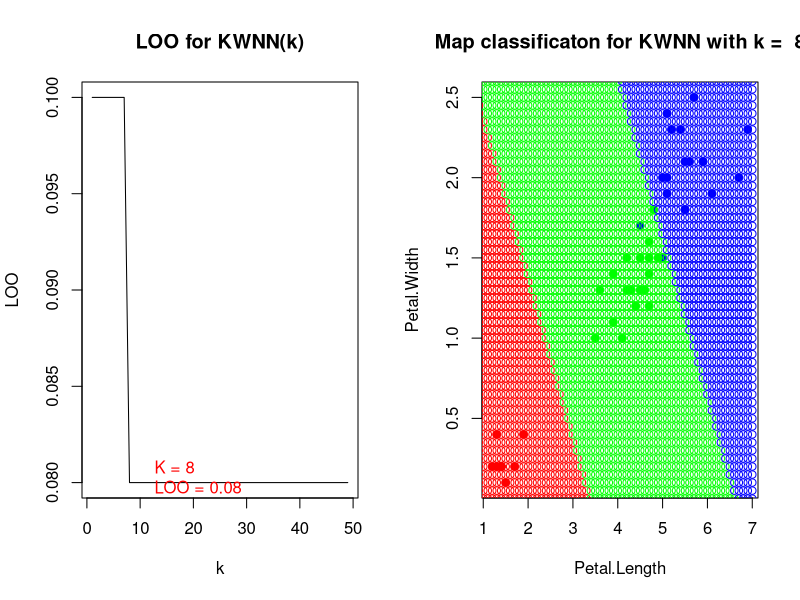

The R script that drew this image:
euclideanDistance <- function(u, v)
{
  sqrt(sum(u - v)^2)
}

weightsKWNN = function(i, k)
{
  (k + 1 - i) / k
}

sortObjectByDist <- function(xl, z, metricFunction = euclideanDistance)
{
  l <- dim(xl)[1]
  n <- dim(xl)[2] - 1
  distances <- rep(0, l)
  for (i in 1:l)
  {
    distances[i] <- c(metricFunction(xl[i, 1:n], z))
  }
  orderedXl <- xl[order(distances), ]
  return (orderedXl)
}

kwnn <- function(xl, z, k)
{
  orderedXl <- sortObjectByDist(xl, z)
  n <- dim(orderedXl)[2] - 1
  weights = rep(0,3)
  names(weights) <- c("setosa", "versicolor", "virginica")
  classes <- orderedXl[1:k, n+1]
  
  for(i in 1:k)
  {
    weights[classes[i]]<-weightsKWNN(i,k)+weights[classes[i]];
  }
  class <- names(which.max(weights))
  return (class)
}

LOO = function(xl,class) {
  n = dim(xl)[1];
  loo = rep(0, n-1) 
    for(i in 1:(n-1)){
      for(k in 1:(n-1)){
        X=xl[-i, 1:3]
        u=xl[i, 1:2]
        test=kwnn(X,u,k)
        if(colors[test] != colors[class[i]]){
            loo[k] = loo[k]+1;
      }    
    } 
  }
  loo = loo / n
  x = 1:(length(loo))
  y = loo
  plot(x, y,main ="LOO for KWNN(k)", xlab="k", ylab="LOO", type = "l")
  min=which.min(loo)
  lOOmin=round(loo[min],3)
  label = paste("   K = ", min, "\n", "   LOO = ", lOOmin, sep = "")
  text(min, lOOmin, labels = label, pos=4, col = "red")
  map(min)
}

map = function(k){
  text <- paste("Map classificaton for KWNN with k = ", k)
  plot(iris[X, 3:4],main=text, pch = 21, bg = colors[xl$Species], col = colors[xl$Species])
  for(i in seq(0, 7, 0.10)){
    for(j in seq(0,3,0.05))
    {
      z <- c(i, j)
      class <- kwnn(xl, z,k)
      points(z[1], z[2], pch = 1, bg = colors[class],col=colors[class])
    }
  }
}

par(mfrow = c(1, 2))
colors <- c("setosa" = "red", "versicolor" = "green", "virginica" = "blue")
X<-sample(c(1:150),50,replace=TRUE)
xl <- iris[X, 3:5] 
class <- iris[X, 5]
LOO(xl,class)







